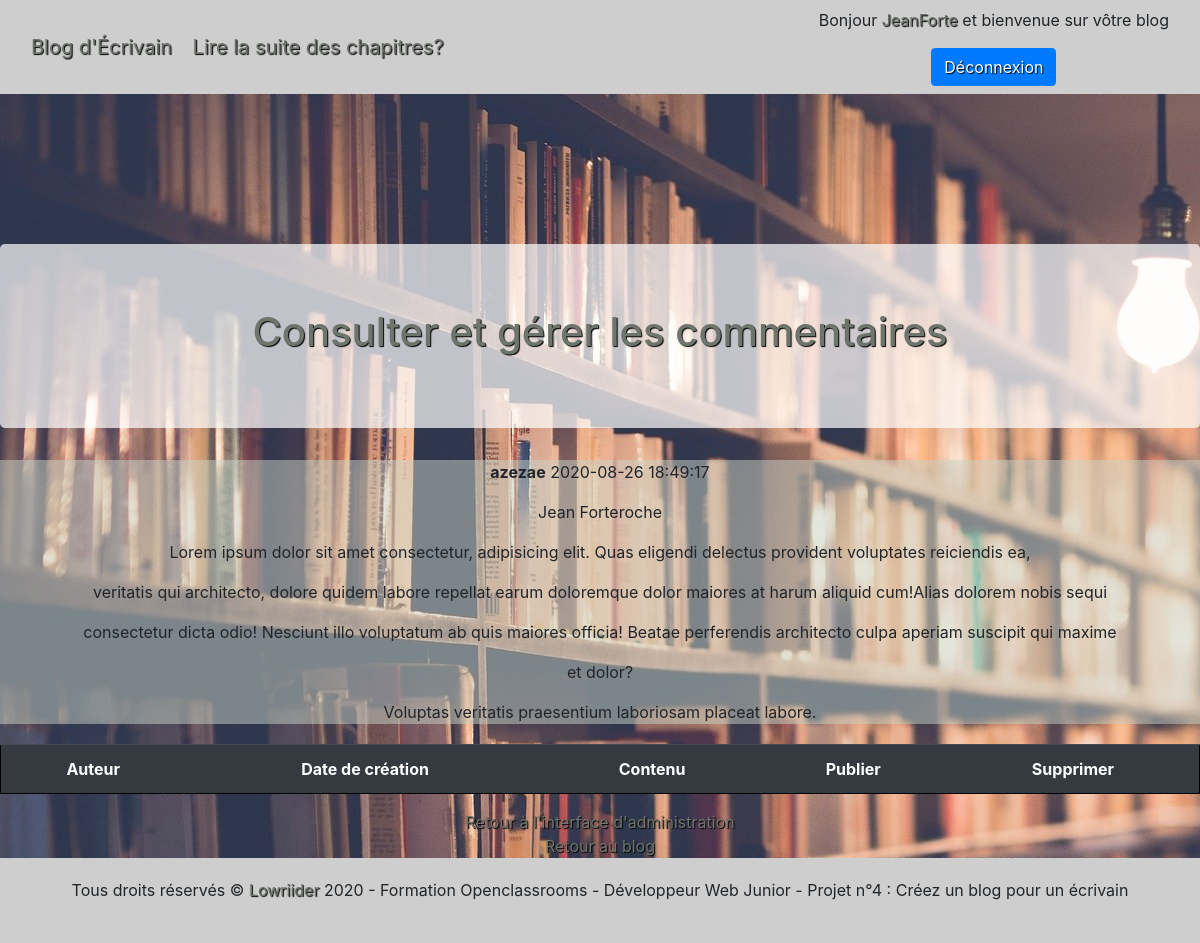
The page /index.php?page=showComments&publicationID=3 (signed in) on the database its author committed.
### tables this page shows
CREATE TABLE `articles` (
  `id` int(11) NOT NULL,
  `title` varchar(255) NOT NULL,
  `content` longtext NOT NULL,
  `created_at` datetime NOT NULL,
  `autor` varchar(255) NOT NULL,
  `excerpt` longtext NOT NULL
);

### controllers/publicController.php (called while the page is built, shortened)
<?php
function showComments() {
    $articleManager = new ArticleManager();
    $article = $articleManager->get($_GET['publicationID']);
    include('views/backend/readView.php');
}

### model/ArticleManager.php (called while the page is built, shortened)
<?php
class ArticleManager {
    private $db;
    public function __construct()
    {
        try
        {
            $this->db = new PDO ('mysql:host=db5000834980.hosting-data.io; dbname=dbs737598', 'dbu551191', 'L@vi3e$tb3lle' , array(PDO::ATTR_ERRMODE => PDO::ERRMODE_EXCEPTION));
        }
        catch(Exception $e)
        {
            die('Erreur : ' .$e->getMessage());
        }
    }
    public function get($id) {
        $req = $this->db->prepare('SELECT * FROM articles WHERE id = ? ORDER BY ID');
        $req->execute([
            $id
        ]);
        $article = $req->fetch();
        if($article)
            return new Article($article);
        else
            return false;
    }
}

### model/Article.php (called while the page is built, shortened)
<?php
class Article {
    private $title;
    private $content;
    private $createdAt;
    private $autor;
    public function hydrate($data) {
        foreach ($data as $key => $value)
        {
          $method = 'set'.ucfirst($key);
        }
    }
    public function getTitle()
    {
        return $this->title;
    }
    public function setTitle($title)
    {
        $this->title = $title;
    }
    public function getContent()
    {
        return $this->content;
    }
    public function setContent($content)
    {
        $this->content = $content;
    }
    public function getCreatedAt()
    {
        return $this->createdAt;
    }
    public function setCreated_at($createdAt)
    {
        $this->createdAt = $createdAt;
    }
    public function getAutor()
    {
        return $this->autor;
    }
    public function setAutor($autor)
    {
        $this->autor = $autor;
    }
    public function setExcerpt($excerpt)
    {
        return $this;
    }
}

### views/backend/readView.php (the view, shortened to what this page needs)
    <div class="disconnect">
        <p class="msgHome">Bonjour <a href="index.php?page=admin"><?=$_SESSION['nickname']?></a> et bienvenue sur vôtre blog</p>
		<a href="index.php?page=disconnect"class="btn btn-primary">Déconnexion</a>
     </div>
<?php $login  = ob_get_clean(); ?>
    <h1>Consulter et gérer les commentaires</h1>
<?php $headerText = ob_get_clean(); ?>
    <div class=article>
        <p><strong><?= htmlspecialchars($article->getTitle()) ?></strong>
            <?= htmlspecialchars($article->getCreatedAt())?></p>
        <p><?= htmlspecialchars($article->getAutor())?></p>
        <p><?= $article->getContent()?></p>
    </div>
    <table class="table table-hover table-dark">
        <tr>
            <th scope="col">Auteur</th>
            <th scope="col">Date de création</th>
            <th scope="col">Contenu</th>
            <th scope="col">Publier</th>
            <th scope="col">Supprimer</th>
        </tr>
    </table>
    <a href=index.php?page=admin> Retour à l'interface d'administration</a><br />
    <a href=index.php> Retour au blog</a>
<?php $content = ob_get_clean(); ?>
<?php require('views/template.php');

### index.php (shortened to what this page needs)
<?php
require('controllers/publicController.php');
try {
	if(isset($_GET['page'])) {
		if($_GET['page'] == "commentsView")
			commentsView();
		elseif($_GET['page'] == "postComment")
		postComment();
		elseif($_GET['page'] == "chapters")
			readAll();
		elseif($_GET['page'] == "delete")
			delete();
		elseif($_GET['page'] == "login")
			login();
		elseif($_GET['page'] == "report")
			report();
		elseif($_GET['page'] == "register")
			register();
		elseif(isset($_SESSION['id']) && $_GET['page'] == "disconnect")
			disconnect();
		elseif(isset($_SESSION['id']) && $_GET['page'] == "deleteComment")
			deleteComment();
		elseif(isset($_SESSION['id']) && $_GET['page'] == "validateComment")
			validateComment();
		elseif(isset($_SESSION['id']) && $_GET['page'] == "edit")
			edit();
		elseif(isset($_SESSION['id']) && $_GET['page'] == "create")
			create();
		elseif(isset($_SESSION['id']) && $_GET['page'] == "admin")
			admin();
		elseif(isset($_SESSION['id']) && $_GET['page'] == "showComments")
			showComments();
		else
			error();
	}
	else
		home();
}
catch (Exception $e) {
	$errorMsg =$e->getMessage();
	require('views/frontend/errorView.php');
}
?>

### views/template.php (shortened to what this page needs)
<!DOCTYPE html>
<html lang="en">
    <head>
        <link rel="stylesheet" href="public/css/bootstrap.min.css">
        <link rel="stylesheet" href="public/css/style.css">
    </head>
    <body class='text-center'>
        <header>
            <nav class="navbar navbar-default">
                <div class="container-fluid">
                    <div class="navbar-header">
                        <a class="navbar-brand" href="index.php"> Blog d'Écrivain</a>
                        <a class="navbar-brand" href="index.php?page=chapters"> Lire la suite des chapitres?</a>
                    </div class="login">
                        <?= $login ?>
                    </div>
            </nav>
            <div class="jumbotron">
                <div class="container">
                    <?= $headerText ?>
                </div>
            </div>
        </header>
        <?= $content ?>
        <footer id="footer" class="container-fluid">
                <p>Tous droits réservés © <a href="https://powned.fr">Lowriider</a> 2020  - Formation Openclassrooms - Développeur Web Junior - Projet n°4 : Créez un blog pour un écrivain</p>
        </footer>
    </body>
</html>

### public/css/style.css (style rules this page uses)
.article { margin-top: 20px; margin-bottom: 20px; }
body { text-align: center; justify-content: center; background-image: url('../../public/image/books.jpg'); }
table { border: 1px solid black; }
tr { border: 1px solid black; }
div.jumbotron { background-color: rgba(255, 255, 255, 0.7); margin-top: 150px; }
.navbar { width: 100%; background-color: rgb(205, 206, 205); margin-bottom:50px; }
#footer { background-color: rgb(205, 206, 205); height: 85px; position: relative; bottom: 0px; }
#footer p { padding-top: 20px; }
.article, .commentaires { background-color: rgba(201, 211, 199, 0.5); }
a,h1 { color: rgb(110, 117, 108, 1); text-shadow: 1px 1px 1px black; }

### rows shown on the page
articles: title "azezae", created_at "2020-08-26 18:49:17", autor "Jean Forteroche", content "Lorem ipsum dolor sit amet consectetur, adipisicing elit. Quas eligendi delectus provident voluptates reiciendis ea, veritatis qui architecto, dolore quidem labore repellat earum doloremque dolor maiores at harum aliquid cum!Alias dolorem nobis sequi consectetur dicta odio! Nesciunt illo voluptatum ab quis maiores officia! Beatae perferendis architecto culpa aperiam suscipit qui maxime et dolor? Voluptas veritatis praesentium laboriosam placeat labore."

### other values the page prints
$_SESSION['nickname'] "JeanForte"
